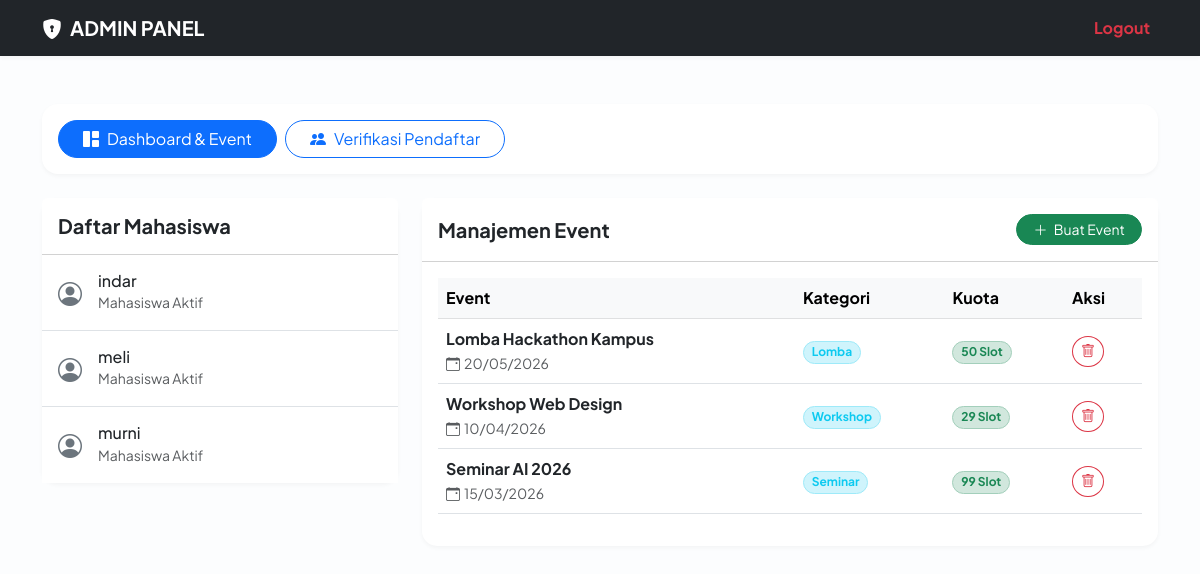
The app's page /admin_dashboard.php (signed in) with its own data.
### tables this page shows
CREATE TABLE `users` (
  `id` int(11) NOT NULL,
  `username` varchar(50) NOT NULL,
  `password` varchar(255) NOT NULL,
  `jawaban_keamanan` varchar(255) DEFAULT NULL,
  `created_at` timestamp NOT NULL DEFAULT current_timestamp()
);

CREATE TABLE `events` (
  `id` int(11) NOT NULL,
  `nama_event` varchar(100) NOT NULL,
  `kategori` enum('Seminar','Workshop','Lomba') NOT NULL,
  `tanggal` date NOT NULL,
  `kuota` int(11) NOT NULL,
  `status` enum('Aktif','Selesai') DEFAULT 'Aktif'
);

### admin_dashboard.php (the view, shortened to what this page needs)
<?php
include 'config/db.php';
include 'layout/header.php';
?>
<nav class="navbar navbar-expand-lg navbar-dark bg-dark shadow-sm">
    <div class="container">
        <a class="navbar-brand fw-bold" href="#"><i class="bi bi-shield-lock-fill me-2"></i>ADMIN PANEL</a>
        <div class="navbar-nav ms-auto">
            <a class="nav-link text-danger fw-bold" href="auth/logout.php">Logout</a>
        </div>
    </div>
</nav>
<div class="container py-5">
    <div class="row mb-4">
        <div class="col-12">
            <div class="bg-white p-3 rounded-4 shadow-sm d-flex gap-2">
                <a href="admin_dashboard.php" class="btn btn-primary rounded-pill px-4">
                    <i class="bi bi-grid-1x2-fill me-2"></i>Dashboard & Event
                </a>
                <a href="verifikasi_peserta.php" class="btn btn-outline-primary rounded-pill px-4">
                    <i class="bi bi-people-fill me-2"></i>Verifikasi Pendaftar
                </a>
            </div>
        </div>
    </div>
    <div class="row">
        <div class="col-lg-4 mb-4">
            <div class="card border-0 shadow-sm">
                <div class="card-header bg-white py-3">
                    <h5 class="mb-0 fw-bold">Daftar Mahasiswa</h5>
                </div>
                <div class="card-body p-0">
                    <ul class="list-group list-group-flush">
                        <?php
                        $user_query = mysqli_query($conn, "SELECT username FROM users");
                        while($u = mysqli_fetch_assoc($user_query)) :
                        ?>
                        <li class="list-group-item d-flex align-items-center py-3">
                            <i class="bi bi-person-circle fs-4 me-3 text-secondary"></i>
                            <div>
                                <h6 class="mb-0"><?= htmlspecialchars($u['username']); ?></h6>
                                <small class="text-muted">Mahasiswa Aktif</small>
                            </div>
                        </li>
                        <?php endwhile; ?>
                    </ul>
                </div>
            </div>
        </div>
        <div class="col-lg-8">
            <div class="card border-0 shadow-sm">
                <div class="card-header bg-white py-3 d-flex justify-content-between align-items-center">
                    <h5 class="mb-0 fw-bold">Manajemen Event</h5>
                    <button class="btn btn-success btn-sm rounded-pill px-3" data-bs-toggle="modal" data-bs-target="#modalTambahEvent">
                        <i class="bi bi-plus-lg me-1"></i> Buat Event
                    </button>
                </div>
                <div class="card-body">
                    <div class="table-responsive">
                        <table class="table table-hover align-middle">
                            <thead class="table-light">
                                <tr>
                                    <th>Event</th>
                                    <th>Kategori</th>
                                    <th>Kuota</th>
                                    <th>Aksi</th>
                                </tr>
                            </thead>
                            <tbody>
                                <?php
                                $ev_query = mysqli_query($conn, "SELECT * FROM events ORDER BY id DESC");
                                while($ev = mysqli_fetch_assoc($ev_query)) :
                                ?>
                                <tr>
                                    <td>
                                        <div class="fw-bold"><?= htmlspecialchars($ev['nama_event']); ?></div>
                                        <small class="text-muted"><i class="bi bi-calendar-event me-1"></i><?= date('d/m/Y', strtotime($ev['tanggal'])); ?></small>
                                    </td>
                                    <td><span class="badge bg-info-subtle text-info border border-info-subtle rounded-pill"><?= $ev['kategori']; ?></span></td>
                                    <td>
                                        <?php if($ev['kuota'] > 0): ?>
                                            <span class="badge bg-success-subtle text-success border border-success-subtle rounded-pill"><?= $ev['kuota']; ?> Slot</span>
                                        <?php else: ?>
                                            <span class="badge bg-danger-subtle text-danger border border-danger-subtle rounded-pill">Penuh</span>
                                        <?php endif; ?>
                                    </td>
                                    <td>
                                        <a href="auth/hapus_event.php?id=<?= $ev['id']; ?>" class="btn btn-outline-danger btn-sm rounded-circle" onclick="return confirm('Hapus event ini?')">
                                            <i class="bi bi-trash"></i>
                                        </a>
                                    </td>
                                </tr>
                                <?php endwhile; ?>
                            </tbody>
                        </table>
                    </div>
                </div>
            </div>
        </div>
    </div>
</div>
<?php include 'layout/footer.php'; ?>

### layout/header.php (shortened to what this page needs)
<!DOCTYPE html>
<html lang="id">
<head>
    <link href="https://cdn.jsdelivr.net/npm/bootstrap@5.3.0/dist/css/bootstrap.min.css" rel="stylesheet">
    <link rel="stylesheet" href="https://cdn.jsdelivr.net/npm/bootstrap-icons@1.11.1/font/bootstrap-icons.css">
    <link rel="stylesheet" href="style.css">
</head>
<body>

### layout/footer.php (shortened to what this page needs)
</body>
</html>

### css/style.css (style rules this page uses)
body { background-color: #f8f9fa; }

### layout/header.php (style rules this page uses)
:root { --primary-color: #0d6efd; }
body { font-family: 'Plus Jakarta Sans', sans-serif; background-color: #fcfdfe; color: #2d3436; }
.card { border-radius: 15px; border: none; }
.shadow-sm { box-shadow: 0 0.125rem 0.25rem rgba(0, 0, 0, 0.04) !important; }

### records on screen
users: username "indar"
users: username "meli"
users: username "murni"
events: nama_event "Lomba Hackathon Kampus", tanggal "20/05/2026", kategori "Lomba", kuota "50"
events: nama_event "Workshop Web Design", tanggal "10/04/2026", kategori "Workshop", kuota "29"
events: nama_event "Seminar AI 2026", tanggal "15/03/2026", kategori "Seminar", kuota "99"
